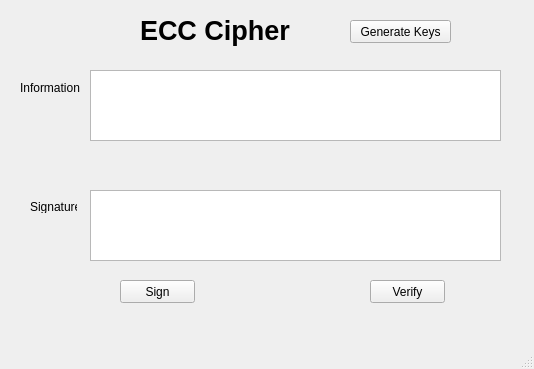
<?xml version="1.0" encoding="UTF-8"?>
<ui version="4.0">
 <class>MainWindow</class>
 <widget class="QMainWindow" name="MainWindow">
  <property name="geometry">
   <rect>
    <x>0</x>
    <y>0</y>
    <width>534</width>
    <height>369</height>
   </rect>
  </property>
  <property name="windowTitle">
   <string>MainWindow</string>
  </property>
  <widget class="QWidget" name="centralwidget">
   <widget class="QLabel" name="label">
    <property name="geometry">
     <rect>
      <x>140</x>
      <y>10</y>
      <width>161</width>
      <height>41</height>
     </rect>
    </property>
    <property name="font">
     <font>
      <pointsize>20</pointsize>
      <weight>75</weight>
      <bold>true</bold>
     </font>
    </property>
    <property name="text">
     <string>ECC Cipher</string>
    </property>
   </widget>
   <widget class="QLabel" name="label_3">
    <property name="geometry">
     <rect>
      <x>20</x>
      <y>80</y>
      <width>61</width>
      <height>16</height>
     </rect>
    </property>
    <property name="text">
     <string>Information</string>
    </property>
   </widget>
   <widget class="QLabel" name="label_4">
    <property name="geometry">
     <rect>
      <x>30</x>
      <y>200</y>
      <width>47</width>
      <height>13</height>
     </rect>
    </property>
    <property name="text">
     <string>Signature</string>
    </property>
   </widget>
   <widget class="QPushButton" name="btn_gen_keys">
    <property name="geometry">
     <rect>
      <x>350</x>
      <y>20</y>
      <width>101</width>
      <height>23</height>
     </rect>
    </property>
    <property name="text">
     <string>Generate Keys</string>
    </property>
   </widget>
   <widget class="QPlainTextEdit" name="txt_info">
    <property name="geometry">
     <rect>
      <x>90</x>
      <y>70</y>
      <width>411</width>
      <height>71</height>
     </rect>
    </property>
   </widget>
   <widget class="QPlainTextEdit" name="txt_sign">
    <property name="geometry">
     <rect>
      <x>90</x>
      <y>190</y>
      <width>411</width>
      <height>71</height>
     </rect>
    </property>
   </widget>
   <widget class="QPushButton" name="btn_sign">
    <property name="geometry">
     <rect>
      <x>120</x>
      <y>280</y>
      <width>75</width>
      <height>23</height>
     </rect>
    </property>
    <property name="text">
     <string>Sign</string>
    </property>
   </widget>
   <widget class="QPushButton" name="btn_verify">
    <property name="geometry">
     <rect>
      <x>370</x>
      <y>280</y>
      <width>75</width>
      <height>23</height>
     </rect>
    </property>
    <property name="text">
     <string>Verify</string>
    </property>
   </widget>
  </widget>
  <widget class="QMenuBar" name="menubar">
   <property name="geometry">
    <rect>
     <x>0</x>
     <y>0</y>
     <width>534</width>
     <height>21</height>
    </rect>
   </property>
  </widget>
  <widget class="QStatusBar" name="statusbar"/>
 </widget>
 <resources/>
 <connections/>
</ui>
